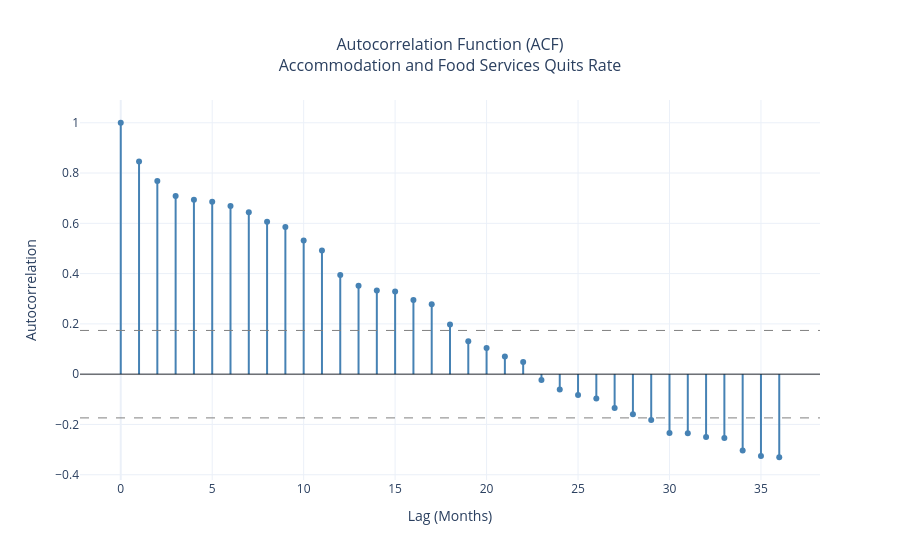

Write notebook code for a chart like this one.
### Markdown cell above
## Seasonality

Unlike employment in the sector, which follows a clear and consistent seasonal pattern
with strong summer peaks and winter lows, the quits rate doesn't show the same
structure. The monthly averages across the full period are relatively flat, with no
single month standing out as consistently higher or lower than the others.

The year-over-year overlay tells the more interesting story. Rather than a consistent
seasonal rhythm, what stands out is the level shift over time. Lines from 2021 and 2022
run noticeably higher than those from 2016 through 2019, with more recent years
returning toward the earlier range.

The STL seasonal component reinforces this. Seasonal movements are small relative to the
broader changes in the series and do not show a strong, consistent annual pattern. Taken
together, these results provide little evidence that a seasonal component is necessary
for the forecasting models evaluated later.

### Code cell
# =============================================================================
# Section 4: ACF
# =============================================================================
acf_values = acf(df_interp['quit_rate'], nlags=36)
lags = list(range(len(acf_values)))

fig = go.Figure()

# Zero line
fig.add_hline(y=0, line_color='black', line_width=0.8)

# 95% confidence interval bounds
n = len(df_interp['quit_rate'])
ci_bound = 1.96 / np.sqrt(n)
fig.add_hline(y=ci_bound, line_dash='dash', line_color='gray', line_width=1)
fig.add_hline(y=-ci_bound, line_dash='dash', line_color='gray', line_width=1)

# ACF stems
for i, (lag, val) in enumerate(zip(lags, acf_values)):
    fig.add_trace(go.Scatter(
        x=[lag, lag],
        y=[0, val],
        mode='lines',
        line=dict(color='steelblue', width=2),
        showlegend=False,
        hoverinfo='skip'
    ))

# ACF points
fig.add_trace(go.Scatter(
    x=lags,
    y=acf_values,
    mode='markers',
    marker=dict(color='steelblue', size=6),
    name='ACF',
    showlegend=False,
    hovertemplate='Lag %{x}: %{y:.3f}<extra></extra>'
))

fig.update_layout(
    title=dict(text='Autocorrelation Function (ACF)<br>Accommodation and Food Services Quits Rate',
               x=0.5, font=dict(size=16)),
    xaxis_title='Lag (Months)',
    yaxis_title='Autocorrelation',
    template='plotly_white',
    hovermode='closest'
)

fig.show()

### Figure 1 — Plotly figure (JSON) as saved in the notebook; plotly's stock layout.template omitted (floating-point values rounded to 4 significant figures)
{"data": [{"hoverinfo": "skip", "line": {"color": "steelblue", "width": 2}, "mode": "lines", "showlegend": false, "type": "scatter", "x": [0, 0], "y": [0, 1]}, {"hoverinfo": "skip", "line": {"color": "steelblue", "width": 2}, "mode": "lines", "showlegend": false, "type": "scatter", "x": [1, 1], "y": [0, 0.8456]}, {"hoverinfo": "skip", "line": {"color": "steelblue", "width": 2}, "mode": "lines", "showlegend": false, "type": "scatter", "x": [2, 2], "y": [0, 0.768]}, {"hoverinfo": "skip", "line": {"color": "steelblue", "width": 2}, "mode": "lines", "showlegend": false, "type": "scatter", "x": [3, 3], "y": [0, 0.7082]}, {"hoverinfo": "skip", "line": {"color": "steelblue", "width": 2}, "mode": "lines", "showlegend": false, "type": "scatter", "x": [4, 4], "y": [0, 0.6938]}, {"hoverinfo": "skip", "line": {"color": "steelblue", "width": 2}, "mode": "lines", "showlegend": false, "type": "scatter", "x": [5, 5], "y": [0, 0.6856]}, {"hoverinfo": "skip", "line": {"color": "steelblue", "width": 2}, "mode": "lines", "showlegend": false, "type": "scatter", "x": [6, 6], "y": [0, 0.6686]}, {"hoverinfo": "skip", "line": {"color": "steelblue", "width": 2}, "mode": "lines", "showlegend": false, "type": "scatter", "x": [7, 7], "y": [0, 0.644]}, {"hoverinfo": "skip", "line": {"color": "steelblue", "width": 2}, "mode": "lines", "showlegend": false, "type": "scatter", "x": [8, 8], "y": [0, 0.6058]}, {"hoverinfo": "skip", "line": {"color": "steelblue", "width": 2}, "mode": "lines", "showlegend": false, "type": "scatter", "x": [9, 9], "y": [0, 0.5851]}, {"hoverinfo": "skip", "line": {"color": "steelblue", "width": 2}, "mode": "lines", "showlegend": false, "type": "scatter", "x": [10, 10], "y": [0, 0.5317]}, {"hoverinfo": "skip", "line": {"color": "steelblue", "width": 2}, "mode": "lines", "showlegend": false, "type": "scatter", "x": [11, 11], "y": [0, 0.4919]}, {"hoverinfo": "skip", "line": {"color": "steelblue", "width": 2}, "mode": "lines", "showlegend": false, "type": "scatter", "x": [12, 12], "y": [0, 0.3946]}, {"hoverinfo": "skip", "line": {"color": "steelblue", "width": 2}, "mode": "lines", "showlegend": false, "type": "scatter", "x": [13, 13], "y": [0, 0.3516]}, {"hoverinfo": "skip", "line": {"color": "steelblue", "width": 2}, "mode": "lines", "showlegend": false, "type": "scatter", "x": [14, 14], "y": [0, 0.3324]}, {"hoverinfo": "skip", "line": {"color": "steelblue", "width": 2}, "mode": "lines", "showlegend": false, "type": "scatter", "x": [15, 15], "y": [0, 0.3292]}, {"hoverinfo": "skip", "line": {"color": "steelblue", "width": 2}, "mode": "lines", "showlegend": false, "type": "scatter", "x": [16, 16], "y": [0, 0.2949]}, {"hoverinfo": "skip", "line": {"color": "steelblue", "width": 2}, "mode": "lines", "showlegend": false, "type": "scatter", "x": [17, 17], "y": [0, 0.2779]}, {"hoverinfo": "skip", "line": {"color": "steelblue", "width": 2}, "mode": "lines", "showlegend": false, "type": "scatter", "x": [18, 18], "y": [0, 0.1977]}, {"hoverinfo": "skip", "line": {"color": "steelblue", "width": 2}, "mode": "lines", "showlegend": false, "type": "scatter", "x": [19, 19], "y": [0, 0.1307]}, {"hoverinfo": "skip", "line": {"color": "steelblue", "width": 2}, "mode": "lines", "showlegend": false, "type": "scatter", "x": [20, 20], "y": [0, 0.1037]}, {"hoverinfo": "skip", "line": {"color": "steelblue", "width": 2}, "mode": "lines", "showlegend": false, "type": "scatter", "x": [21, 21], "y": [0, 0.07011]}, {"hoverinfo": "skip", "line": {"color": "steelblue", "width": 2}, "mode": "lines", "showlegend": false, "type": "scatter", "x": [22, 22], "y": [0, 0.04805]}, {"hoverinfo": "skip", "line": {"color": "steelblue", "width": 2}, "mode": "lines", "showlegend": false, "type": "scatter", "x": [23, 23], "y": [0, -0.02325]}, {"hoverinfo": "skip", "line": {"color": "steelblue", "width": 2}, "mode": "lines", "showlegend": false, "type": "scatter", "x": [24, 24], "y": [0, -0.06137]}, {"hoverinfo": "skip", "line": {"color": "steelblue", "width": 2}, "mode": "lines", "showlegend": false, "type": "scatter", "x": [25, 25], "y": [0, -0.08263]}, {"hoverinfo": "skip", "line": {"color": "steelblue", "width": 2}, "mode": "lines", "showlegend": false, "type": "scatter", "x": [26, 26], "y": [0, -0.09649]}, {"hoverinfo": "skip", "line": {"color": "steelblue", "width": 2}, "mode": "lines", "showlegend": false, "type": "scatter", "x": [27, 27], "y": [0, -0.1345]}, {"hoverinfo": "skip", "line": {"color": "steelblue", "width": 2}, "mode": "lines", "showlegend": false, "type": "scatter", "x": [28, 28], "y": [0, -0.1598]}, {"hoverinfo": "skip", "line": {"color": "steelblue", "width": 2}, "mode": "lines", "showlegend": false, "type": "scatter", "x": [29, 29], "y": [0, -0.1825]}, {"hoverinfo": "skip", "line": {"color": "steelblue", "width": 2}, "mode": "lines", "showlegend": false, "type": "scatter", "x": [30, 30], "y": [0, -0.2338]}, {"hoverinfo": "skip", "line": {"color": "steelblue", "width": 2}, "mode": "lines", "showlegend": false, "type": "scatter", "x": [31, 31], "y": [0, -0.2348]}, {"hoverinfo": "skip", "line": {"color": "steelblue", "width": 2}, "mode": "lines", "showlegend": false, "type": "scatter", "x": [32, 32], "y": [0, -0.2502]}, {"hoverinfo": "skip", "line": {"color": "steelblue", "width": 2}, "mode": "lines", "showlegend": false, "type": "scatter", "x": [33, 33], "y": [0, -0.2537]}, {"hoverinfo": "skip", "line": {"color": "steelblue", "width": 2}, "mode": "lines", "showlegend": false, "type": "scatter", "x": [34, 34], "y": [0, -0.3037]}, {"hoverinfo": "skip", "line": {"color": "steelblue", "width": 2}, "mode": "lines", "showlegend": false, "type": "scatter", "x": [35, 35], "y": [0, -0.3256]}, {"hoverinfo": "skip", "line": {"color": "steelblue", "width": 2}, "mode": "lines", "showlegend": false, "type": "scatter", "x": [36, 36], "y": [0, -0.3304]}, {"hovertemplate": "Lag %{x}: %{y:.3f}<extra></extra>", "marker": {"color": "steelblue", "size": 6}, "mode": "markers", "name": "ACF", "showlegend": false, "type": "scatter", "x": [0, 1, 2, 3, 4, 5, 6, 7, 8, 9, 10, 11, 12, 13, 14, 15, 16, 17, 18, 19, 20, 21, 22, 23, 24, 25, 26, 27, 28, 29, 30, 31, 32, 33, 34, 35, 36], "y": [1.0, 0.8456, 0.768, 0.7082, 0.6938, 0.6856, 0.6686, 0.644, 0.6058, 0.5851, 0.5317, 0.4919, 0.3946, 0.3516, 0.3324, 0.3292, 0.2949, 0.2779, 0.1977, 0.1307, 0.1037, 0.07011, 0.04805, -0.02325, -0.06137, -0.08263, -0.09649, -0.1345, -0.1598, -0.1825, -0.2338, -0.2348, -0.2502, -0.2537, -0.3037, -0.3256, -0.3304]}], "layout": {"hovermode": "closest", "shapes": [{"line": {"color": "black", "width": 0.8}, "type": "line", "x0": 0, "x1": 1, "xref": "x domain", "y0": 0, "y1": 0, "yref": "y"}, {"line": {"color": "gray", "dash": "dash", "width": 1}, "type": "line", "x0": 0, "x1": 1, "xref": "x domain", "y0": 0.1739, "y1": 0.1739, "yref": "y"}, {"line": {"color": "gray", "dash": "dash", "width": 1}, "type": "line", "x0": 0, "x1": 1, "xref": "x domain", "y0": -0.1739, "y1": -0.1739, "yref": "y"}], "title": {"font": {"size": 16}, "text": "Autocorrelation Function (ACF)<br>Accommodation and Food Services Quits Rate", "x": 0.5}, "xaxis": {"title": {"text": "Lag (Months)"}}, "yaxis": {"title": {"text": "Autocorrelation"}}}}
